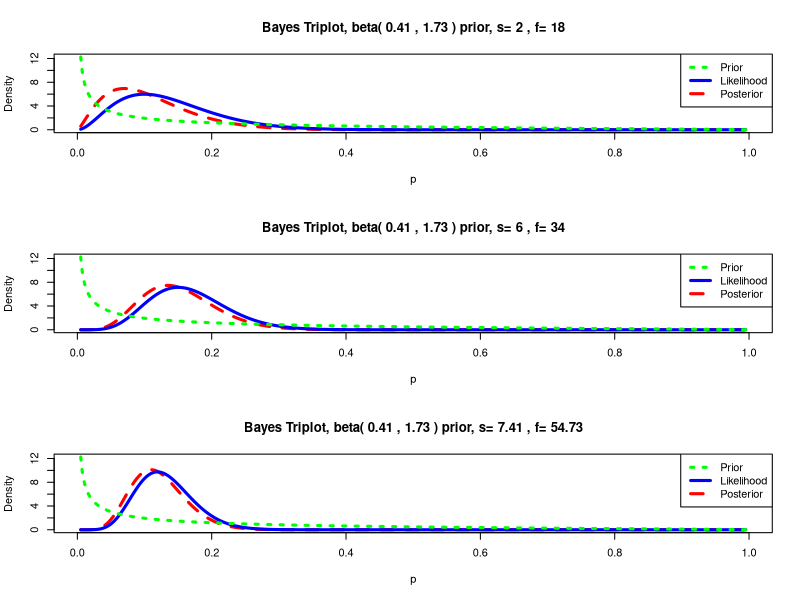
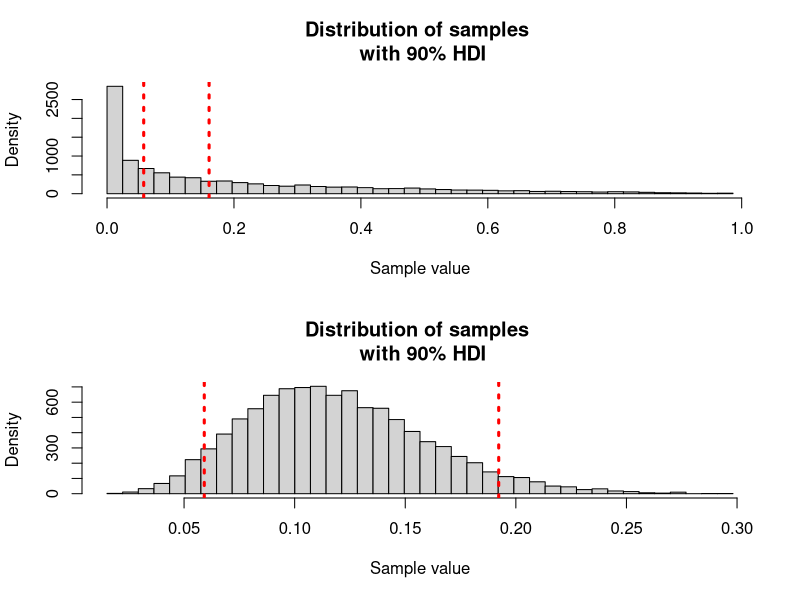
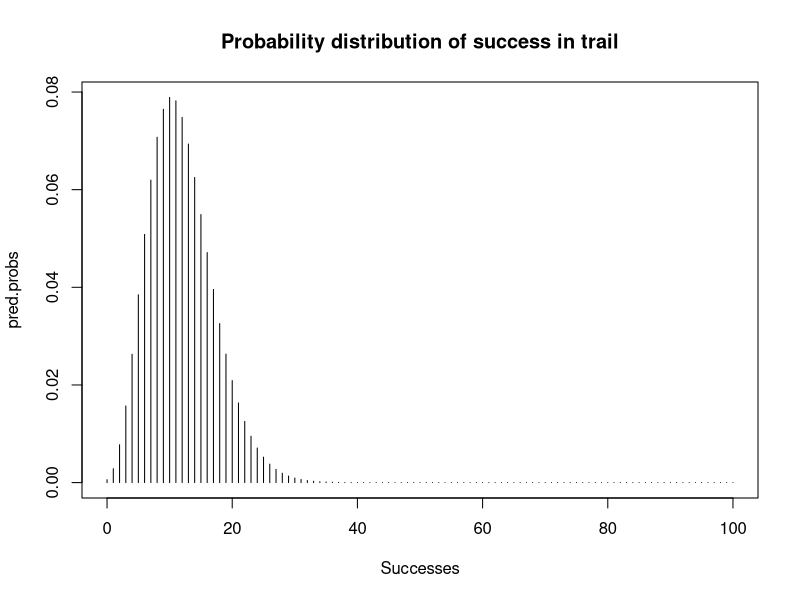

Source code (R) for these figures, in order:
## --------------------------------------------------
## --- Explore Simple Binary Bayesian Analysis ----
##
library(LearnBayes)
## Set the prior for texting drivers based on the 
## National stats
beta.par <- beta.select(list(p=0.5, x=0.1), list(p=0.75, x=0.3))
beta.par ## The parameters of my Beta distribution


## Get data on texting drivers and look at the distributions
par(mfrow = c(3,1))
## First 20 cars with 2 texting
beta.par + c(2, 18)
triplot(beta.par, c(2, 18))
## Next 20 cars with 4 texting
beta.par + c(2 + 4, 18 + 16)
triplot(beta.par, c(2 + 4, 18 + 16))
## Next 20 cars with 1 texting
beta.par + c(2 + 4 + 1, 18 + 16 + 19)
triplot(beta.par, beta.par + c(2 + 4 + 1, 18 + 16 + 19))
par(mfrow = c(1,1))


## Simulate from the prior and posterior and 
## compute confidence intervals
prior.post = function(sample, prob = 0.10){
  quants = quantile(sample, c(prob/2, 1 - prob/2))
  breaks = seq(min(sample), max(sample), length.out = 41)
  hist(sample, breaks = breaks, 
       main = 'Distribution of samples \n with 90% HDI',
       xlab = 'Sample value',
       ylab = 'Density')
  abline(v = quants[1], lty = 3, col = 'red', lwd = 3)
  abline(v = quants[2], lty = 3, col = 'red', lwd = 3)
}

par(mfrow = c(2,1))
prior.sample <- rbeta(10000, beta.par[1], beta.par[2])
prior.post(prior.sample, prob = 0.8)
print(paste('Mean of prior = ', as.character(mean(prior.sample))))
beta.post.par <- beta.par + c(2 + 4 + 1, 18 + 16 + 19)
post.sample <- rbeta(10000, beta.post.par[1], beta.post.par[2])
prior.post(post.sample)
print(paste('Mean of posterior = ', as.character(mean(post.sample))))
par(mfrow = c(1,1))



## What is the probability of texting drivers out of 100
## next 100 trials?
n <- 100
s <- 0:n
pred.probs <- pbetap(beta.par + c(2 + 4 + 1, 18 + 16 + 19), n, s)
plot(s, pred.probs, type="h", 
     main = 'Probability distribution of success in trail',
     xlab = 'Successes')
discint(cbind(s, pred.probs), 0.90)
